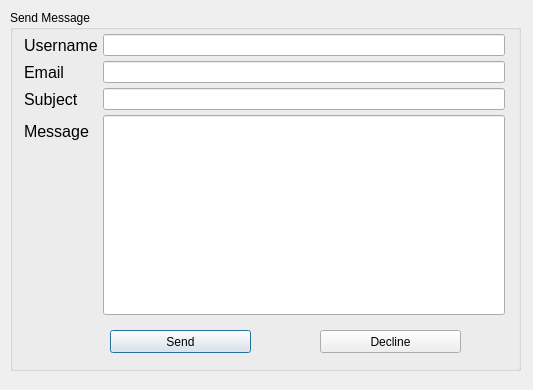
<?xml version="1.0" encoding="UTF-8"?>
<ui version="4.0">
 <class>Dialog</class>
 <widget class="QDialog" name="Dialog">
  <property name="geometry">
   <rect>
    <x>0</x>
    <y>0</y>
    <width>533</width>
    <height>390</height>
   </rect>
  </property>
  <property name="windowTitle">
   <string>Dialog</string>
  </property>
  <widget class="QGroupBox" name="groupBox">
   <property name="geometry">
    <rect>
     <x>10</x>
     <y>10</y>
     <width>511</width>
     <height>361</height>
    </rect>
   </property>
   <property name="title">
    <string>Send Message</string>
   </property>
   <widget class="QWidget" name="formLayoutWidget">
    <property name="geometry">
     <rect>
      <x>9</x>
      <y>19</y>
      <width>491</width>
      <height>585</height>
     </rect>
    </property>
    <layout class="QFormLayout" name="formLayout">
     <property name="horizontalSpacing">
      <number>5</number>
     </property>
     <property name="verticalSpacing">
      <number>5</number>
     </property>
     <property name="leftMargin">
      <number>5</number>
     </property>
     <property name="topMargin">
      <number>5</number>
     </property>
     <property name="rightMargin">
      <number>5</number>
     </property>
     <property name="bottomMargin">
      <number>5</number>
     </property>
     <item row="0" column="0">
      <widget class="QLabel" name="userLabel">
       <property name="font">
        <font>
         <pointsize>12</pointsize>
        </font>
       </property>
       <property name="text">
        <string>Username</string>
       </property>
      </widget>
     </item>
     <item row="0" column="1">
      <widget class="QLineEdit" name="userEdit"/>
     </item>
     <item row="1" column="0">
      <widget class="QLabel" name="emailLabel">
       <property name="font">
        <font>
         <pointsize>12</pointsize>
        </font>
       </property>
       <property name="text">
        <string>Email</string>
       </property>
      </widget>
     </item>
     <item row="1" column="1">
      <widget class="QLineEdit" name="emailEdit">
       <property name="echoMode">
        <enum>QLineEdit::Normal</enum>
       </property>
      </widget>
     </item>
     <item row="2" column="0">
      <widget class="QLabel" name="subjectLabel">
       <property name="font">
        <font>
         <pointsize>12</pointsize>
        </font>
       </property>
       <property name="text">
        <string>Subject</string>
       </property>
      </widget>
     </item>
     <item row="2" column="1">
      <widget class="QLineEdit" name="subjectEdit">
       <property name="echoMode">
        <enum>QLineEdit::Normal</enum>
       </property>
      </widget>
     </item>
     <item row="3" column="0">
      <widget class="QLabel" name="messageLabel">
       <property name="font">
        <font>
         <pointsize>12</pointsize>
        </font>
       </property>
       <property name="text">
        <string>Message</string>
       </property>
      </widget>
     </item>
     <item row="3" column="1">
      <widget class="QLineEdit" name="messageEdit">
       <property name="sizePolicy">
        <sizepolicy hsizetype="Expanding" vsizetype="Fixed">
         <horstretch>0</horstretch>
         <verstretch>0</verstretch>
        </sizepolicy>
       </property>
       <property name="minimumSize">
        <size>
         <width>0</width>
         <height>200</height>
        </size>
       </property>
       <property name="maximumSize">
        <size>
         <width>405</width>
         <height>500</height>
        </size>
       </property>
       <property name="text">
        <string/>
       </property>
       <property name="alignment">
        <set>Qt::AlignLeading|Qt::AlignLeft|Qt::AlignTop</set>
       </property>
      </widget>
     </item>
    </layout>
   </widget>
   <widget class="QPushButton" name="SendButton">
    <property name="geometry">
     <rect>
      <x>100</x>
      <y>320</y>
      <width>141</width>
      <height>23</height>
     </rect>
    </property>
    <property name="text">
     <string>Send</string>
    </property>
   </widget>
   <widget class="QPushButton" name="DeclineSendButton">
    <property name="geometry">
     <rect>
      <x>310</x>
      <y>320</y>
      <width>141</width>
      <height>23</height>
     </rect>
    </property>
    <property name="text">
     <string>Decline</string>
    </property>
   </widget>
  </widget>
 </widget>
 <tabstops>
  <tabstop>userEdit</tabstop>
  <tabstop>emailEdit</tabstop>
  <tabstop>subjectEdit</tabstop>
  <tabstop>messageEdit</tabstop>
  <tabstop>SendButton</tabstop>
 </tabstops>
 <resources/>
 <connections>
  <connection>
   <sender>DeclineSendButton</sender>
   <signal>clicked()</signal>
   <receiver>Dialog</receiver>
   <slot>close()</slot>
   <hints>
    <hint type="sourcelabel">
     <x>390</x>
     <y>341</y>
    </hint>
    <hint type="destinationlabel">
     <x>266</x>
     <y>194</y>
    </hint>
   </hints>
  </connection>
  <connection>
   <sender>SendButton</sender>
   <signal>clicked()</signal>
   <receiver>Dialog</receiver>
   <slot>close()</slot>
   <hints>
    <hint type="sourcelabel">
     <x>180</x>
     <y>341</y>
    </hint>
    <hint type="destinationlabel">
     <x>266</x>
     <y>194</y>
    </hint>
   </hints>
  </connection>
 </connections>
</ui>
